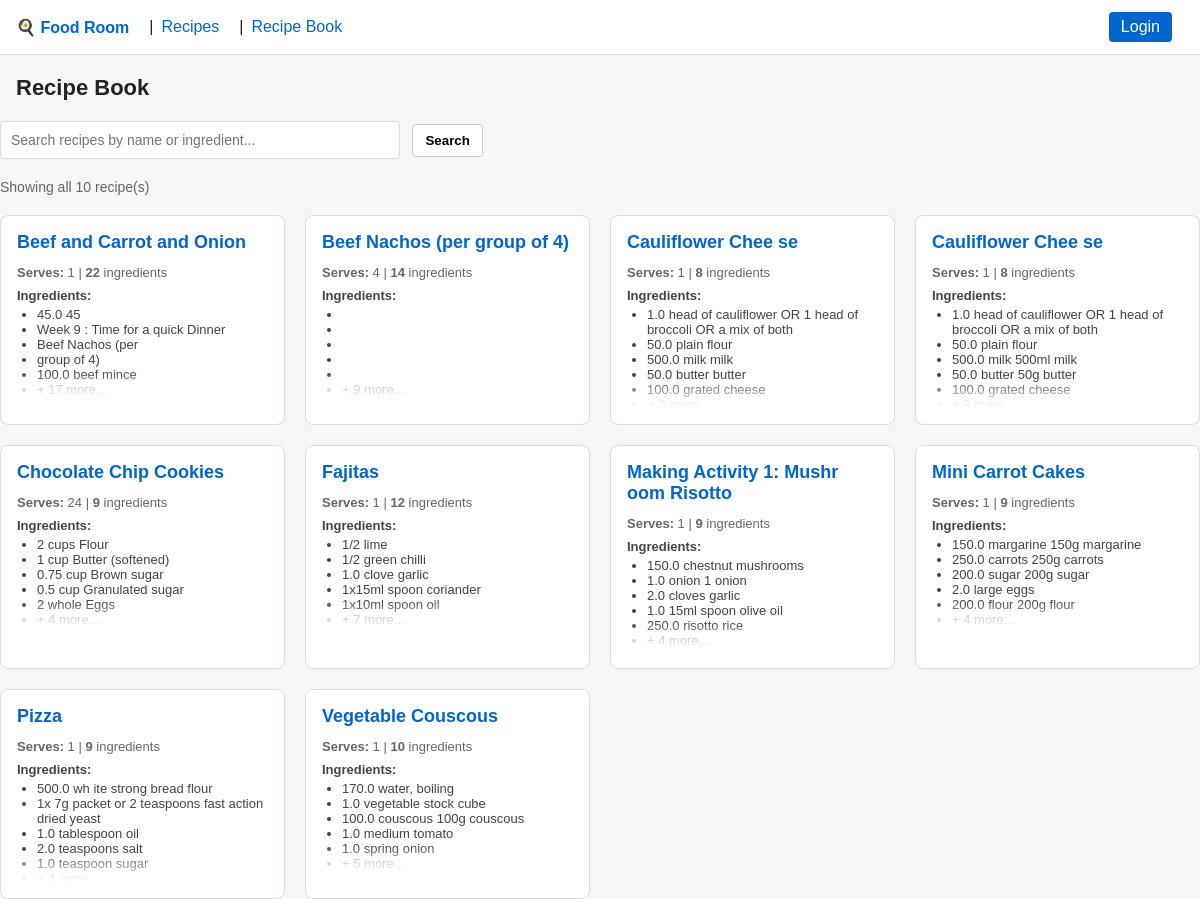
Screenshot of /recbk with the database file from the repository.
### tables this page shows
CREATE TABLE recipes
                     (id INTEGER PRIMARY KEY AUTOINCREMENT,
                      name TEXT NOT NULL,
                      ingredients TEXT,
                      instructions TEXT,
                      serving_size INTEGER,
                      equipment TEXT);

### app.py (the view)
@app.route('/recbk')
def recbk():
    q = request.args.get('q', '').strip()
    with sqlite3.connect('recipes.db') as conn:
        conn.row_factory = sqlite3.Row
        c = conn.cursor()
        if q:
            term = f"%{q}%"
            c.execute(
                "SELECT id, name, ingredients, instructions, serving_size, equipment FROM recipes "
                "WHERE name LIKE ? OR ingredients LIKE ? "
                "ORDER BY name COLLATE NOCASE",
                (term, term),
            )
        else:
            c.execute(
                "SELECT id, name, ingredients, instructions, serving_size, equipment FROM recipes "
                "ORDER BY name COLLATE NOCASE"
            )
        rows = [dict(r) for r in c.fetchall()]
    for r in rows:
        try:
            r['ingredients'] = json.loads(r.get('ingredients') or '[]')
        except Exception:
            r['ingredients'] = []
        try:
            r['equipment'] = json.loads(r.get('equipment') or '[]')
        except Exception:
            r['equipment'] = []
    return render_template('recbk.html', rows=rows, q=q)

### templates/recbk.html (shortened to what this page needs)
<!doctype html>
<html lang="en">
<head>
  <link rel="stylesheet" href="{{ url_for('static', filename='styles.css') }}">
</head>
<body>
  <nav class="navbar">
    <div class="nav-left">
      <a href="/" class="nav-brand">🍳 Food Room</a> |
      <a href="/recipes">Recipes</a> |
      <a href="/recbk">Recipe Book</a>
    </div>
    <div class="nav-right">
      {% if current_user.is_authenticated %}
        <span class="user-info">{{ current_user.name }}<span class="badge badge-{{ current_user.role }}">{{ current_user.role }}</span></span> | <a href="/logout" class="logout-link">Logout</a>
      {% else %}
        <a href="/login" class="login-link">Login</a>
      {% endif %}
    </div>
  </nav>
  <h1>Recipe Book</h1>
  <form class="search-bar" method="get" action="/recbk">
    <input type="search" name="q" placeholder="Search recipes by name or ingredient..." value="{{ q }}" />
    <button type="submit">Search</button>
  </form>
  {% if q %}
    <p style="color:#666;font-size:14px;">Found {{ rows|length }} recipe(s) matching "{{ q }}"</p>
  {% else %}
    <p style="color:#666;font-size:14px;">Showing all {{ rows|length }} recipe(s)</p>
  {% endif %}
  {% if rows %}
  <div class="recipe-grid">
    {% for r in rows %}
      <div class="recipe-card" onclick="window.location.href='/recipe/{{ r.id }}'">
        <h3><a href="/recipe/{{ r.id }}">{{ r.name }}</a></h3>
        <div class="recipe-meta">
          {% if r.serving_size %}
            <strong>Serves:</strong> {{ r.serving_size }}
          {% endif %}
          {% if r.ingredients %}
            | <strong>{{ r.ingredients|length }}</strong> ingredients
          {% endif %}
        </div>
        {% if r.ingredients %}
          <div class="recipe-ingredients">
            <strong>Ingredients:</strong>
            <ul style="margin:4px 0;padding-left:20px;">
              {% for ing in r.ingredients[:5] %}
                <li>
                  {% if ing.quantity or ing.unit %}
                    {{ ing.quantity }} {{ ing.unit }}
                  {% endif %}
                  {{ ing.ingredient }}
                </li>
              {% endfor %}
              {% if r.ingredients|length > 5 %}
                <li style="color:#999;">+ {{ r.ingredients|length - 5 }} more...</li>
              {% endif %}
            </ul>
          </div>
        {% endif %}
      </div>
    {% endfor %}
  </div>
  {% endif %}
</body>
</html>

### static/styles.css (style rules this page uses)
body { font-family: Arial, sans-serif; margin: 0; padding: 0; background: #f5f6f8; color: #222; }
h1 { margin: 20px 0 8px; padding: 0 16px; font-size: 22px; }
nav, .navbar { background: #fff; border-bottom: 1px solid #ddd; padding: 12px 16px; margin: 0 0 16px 0; display: flex; justify-content: space-between; align-items: center; }
nav a, .navbar a { text-decoration: none; color: #0066cc; margin-right: 12px; }
.nav-brand { font-weight: bold; font-size: 16px; color: #333; }
.nav-left, .nav-right { display: flex; align-items: center; gap: 8px; }
.login-link, .logout-link { padding: 6px 12px; border-radius: 4px; background: #0066cc; color: #fff !important; }
button { padding: 8px 12px; border-radius: 4px; border: 1px solid #ccc; background: #fff; cursor: pointer; font-weight: 600; transition: background 0.1s ease, border-color 0.1s ease; }
ul { margin: 8px 0; padding-left: 20px; }

### templates/recbk.html (style rules this page uses)
.recipe-grid { display: grid; grid-template-columns: repeat(auto-fill, minmax(280px, 1fr)); gap: 20px; margin-top: 20px; }
.recipe-card { background: #fff; border: 1px solid #ddd; border-radius: 8px; padding: 16px; transition: box-shadow 0.2s ease, transform 0.2s ease; cursor: pointer; }
.recipe-card h3 { margin: 0 0 12px 0; font-size: 18px; color: #0066cc; }
.recipe-card h3 a { color: #0066cc; text-decoration: none; }
.recipe-meta { font-size: 13px; color: #666; margin-bottom: 8px; }
.recipe-ingredients { font-size: 13px; color: #444; max-height: 120px; overflow: hidden; position: relative; }
.recipe-ingredients::after { content: ''; position: absolute; bottom: 0; left: 0; right: 0; height: 30px; background: linear-gradient(transparent, white); }
.search-bar { max-width: 600px; margin: 20px 0; }
.search-bar input[type="search"] { width: 100%; max-width: 400px; padding: 10px; font-size: 14px; border: 1px solid #ddd; border-radius: 4px; }
.search-bar button { margin-left: 8px; }

### rows the page displays
recipes: name "Beef and Carrot and Onion", serving_size "1", ingredients|length "22", quantity "45.0" "100.0", ingredient "45" "Week 9 : Time for a quick Dinner" "Beef Nachos (per" "group of 4)" "mince", unit "beef", ingredients|length "17"
recipes: name "Beef Nachos (per group of 4)", serving_size "4", ingredients|length "14", ingredients|length "9"
recipes: name "Cauliflower Chee se", serving_size "1", ingredients|length "8", quantity "1.0" "50.0" "500.0" "50.0" "100.0", unit "head" "plain" "milk" "butter" "grated", ingredient "of cauliflower OR 1 head of broccoli OR a mix of both" "flour" "milk" "butter" "cheese", ingredients|length "3"
recipes: name "Cauliflower Chee se", serving_size "1", ingredients|length "8", quantity "1.0" "50.0" "500.0" "50.0" "100.0", unit "head" "plain" "milk" "butter" "grated", ingredient "of cauliflower OR 1 head of broccoli OR a mix of both" "flour" "500ml milk" "50g butter" "cheese", ingredients|length "3"
recipes: name "Chocolate Chip Cookies", serving_size "24", ingredients|length "9", quantity "2" "1" "0.75" "0.5" "2", unit "cups" "cup" "cup" "cup" "whole", ingredient "Flour" "Butter (softened)" "Brown sugar" "Granulated sugar" "Eggs", ingredients|length "4"
recipes: name "Fajitas", serving_size "1", ingredients|length "12", ingredient "1/2 lime" "1/2 green chilli" "garlic" "1x15ml spoon coriander" "1x10ml spoon oil", quantity "1.0", unit "clove", ingredients|length "7"
recipes: name "Making Activity 1: Mushr oom Risotto", serving_size "1", ingredients|length "9", quantity "150.0" "1.0" "2.0" "1.0" "250.0", unit "chestnut" "onion" "cloves" "risotto", ingredient "mushrooms" "1 onion" "garlic" "15ml spoon olive oil" "rice", ingredients|length "4"
recipes: name "Mini Carrot Cakes", serving_size "1", ingredients|length "9", quantity "150.0" "250.0" "200.0" "2.0" "200.0", unit "margarine" "carrots" "sugar" "large" "flour", ingredient "150g margarine" "250g carrots" "200g sugar" "eggs" "200g flour", ingredients|length "4"
recipes: name "Pizza", serving_size "1", ingredients|length "9", quantity "500.0" "1.0" "2.0" "1.0", unit "wh" "tablespoon" "teaspoons" "teaspoon", ingredient "ite strong bread flour" "1x 7g packet or 2 teaspoons fast action dried yeast" "oil" "salt" "sugar", ingredients|length "4"
recipes: name "Vegetable Couscous", serving_size "1", ingredients|length "10", quantity "170.0" "1.0" "100.0" "1.0" "1.0", unit "water," "vegetable" "couscous" "medium" "spring", ingredient "boiling" "stock cube" "100g couscous" "tomato" "onion", ingredients|length "5"

### other values shown
{{ rows|length }} "10"
